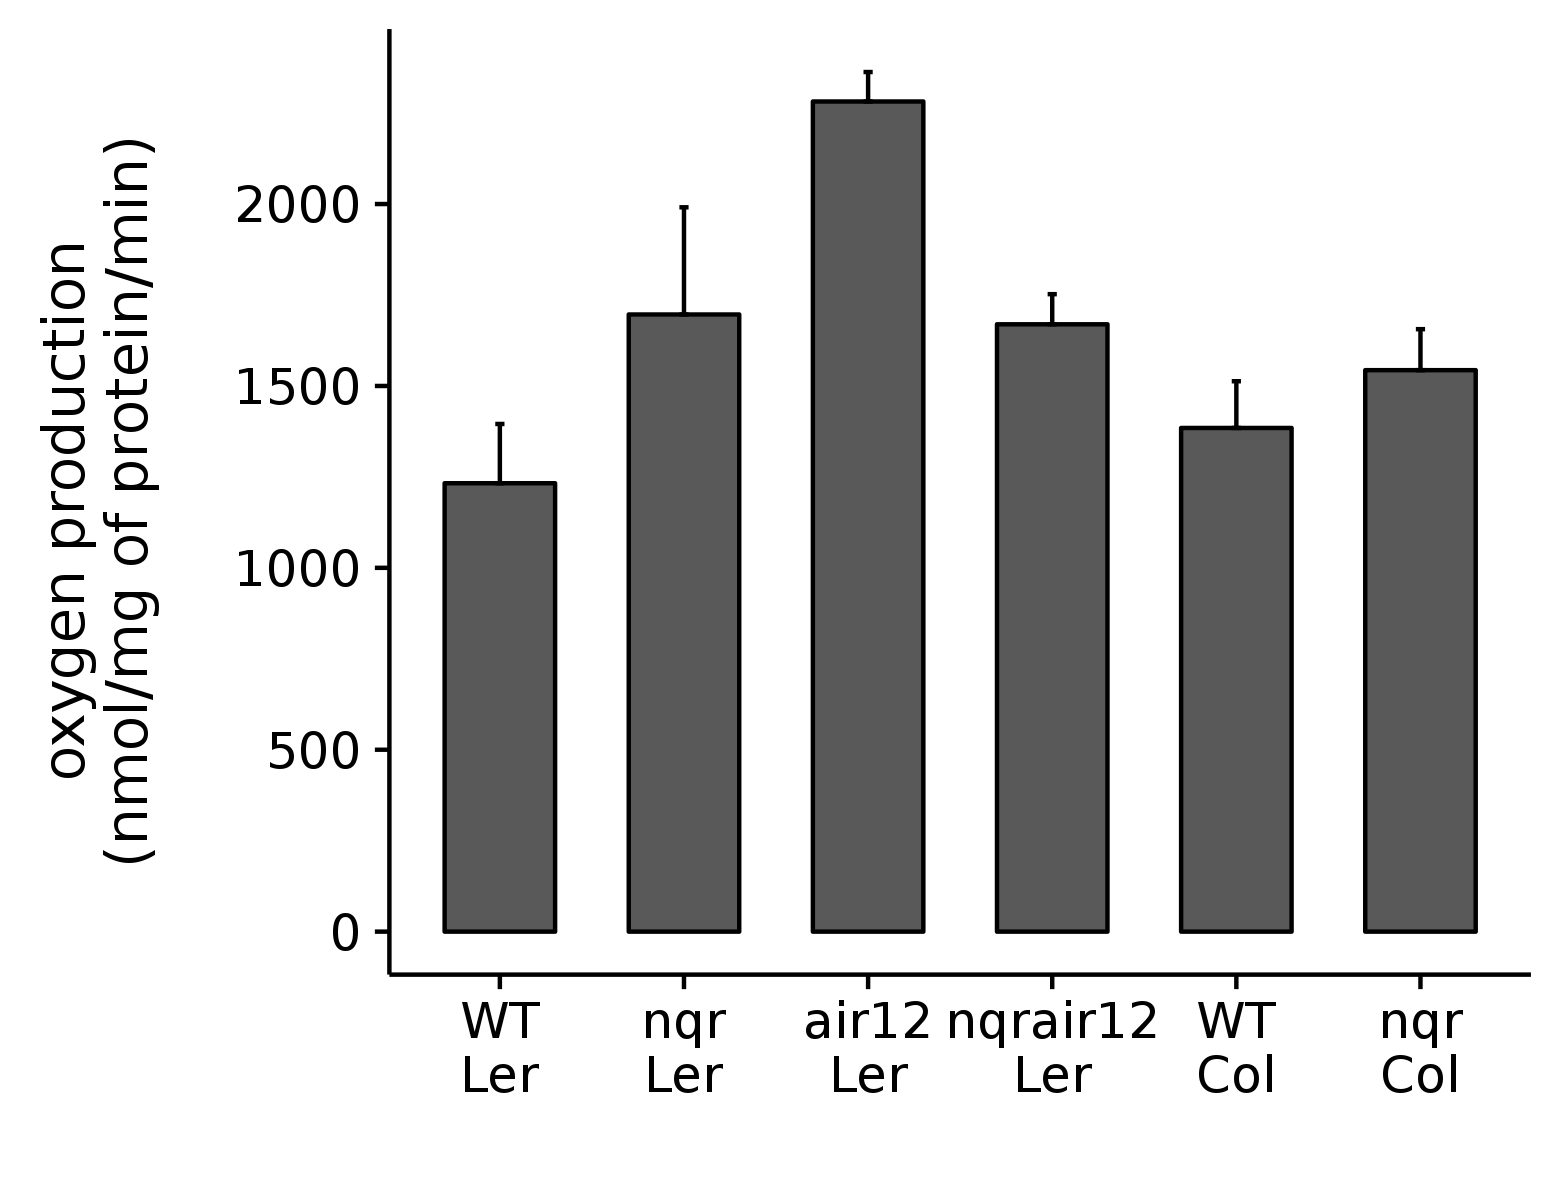

Write the R code that produced this figure.
remove(list = ls())

library("cowplot")

# importation des données
cat <- read.csv("CAT.csv", sep = ",", dec = ".", header = TRUE)

# calcul de la concentration en oxygène en µmol/ml
Concentration <- function(rep, pente, protein) {
  coeff <- c(0.01315, 0.0146, 0.014)
  return((pente * coeff[rep] * 10^3) / protein)
}

# calcul de la moyenne des [O2]/genotype
cat$result <- Concentration(cat$repBIO, cat$pente, cat$protein)
df <- aggregate(cat$result, list(cat$genotype), mean)
colnames(df) <- c("genotype", "moyenne")

# calcul de l'erreur standard
StandErr <- function(x) {
  se <- sd(x)/sqrt(length(x))
}

SE <- aggregate(cat$result, list(cat$genotype), StandErr)
df$SE <- SE$x

###########
# BARPLOT #
###########

df$ordre <- c(3, 4, 6, 2, 5, 1)
df <- df[order(df$ordre), ]
df$gen <- factor(c("WT\nLer", "nqr\nLer", "air12\nLer", "nqrair12\nLer","WT\nCol", "nqr\nCol"), 
                 levels = c("WT\nLer", "nqr\nLer", "air12\nLer", "nqrair12\nLer", "WT\nCol", "nqr\nCol"))

g <- ggplot(data = df, aes(x=df$gen, 
                           y= df$moyenne)) 
g <- g + geom_bar(stat = "identity", 
                  color = "black", 
                  width = 0.6, 
                  position = position_dodge(0.8)) 
g <- g +labs(x = "", 
             y="oxygen production \n(nmol/mg of protein/min)\n")
g <- g + geom_errorbar(aes(ymin = df$moyenne, 
                           ymax = df$moyenne+SE), 
                       width = 0.05)
g
save_plot('CAT.png', 
          g, 
          base_aspect_ratio = 1.3)


#########
# TESTS #
#########

shapiroTest <- aggregate(result ~ genotype, data = cat, 
                         function (x) shapiro.test(x)$p.value)

shapiroTest$normality <- shapiroTest$result > 0.05
shapiroTest

# création d'un dataframe vide pour pouvoir
# stocker les résultats des tests

df <- data.frame(reference=character(0),
                 genotype=character(0),
                 bartlett=numeric(0),
                 bartlett.pass=logical(0),
                 student=numeric(0),
                 student.pass=logical(0))

for (params in list(c("WTLer", "nqrLer"),
                    c("WTLer", "air12Ler"),
                    c("WTLer", "nqrair12Ler"),
                    c("WTCol", "nqrCol"))) {
  
  reference <- params[1]
  genotype <- params[2]
  
  bartlettResult <- bartlett.test(list(cat$result[cat$genotype == reference],
                                      cat$result[cat$genotype == genotype]))
  
  print(bartlettResult$p.value)
  
  studentResult <- t.test(var.equal = TRUE,
                          cat$result[cat$genotype == reference],
                          cat$result[cat$genotype == genotype])
  
  print(studentResult$p.value)
  
  df <- rbind(df, data.frame(reference=reference,
                             genotype=genotype,
                             bartlett=bartlettResult$p.value,
                             bartlett.pass=(bartlettResult$p.value > 0.05),
                             student=studentResult$p.value,
                             student.pass=(studentResult$p.value > 0.05)))
}
